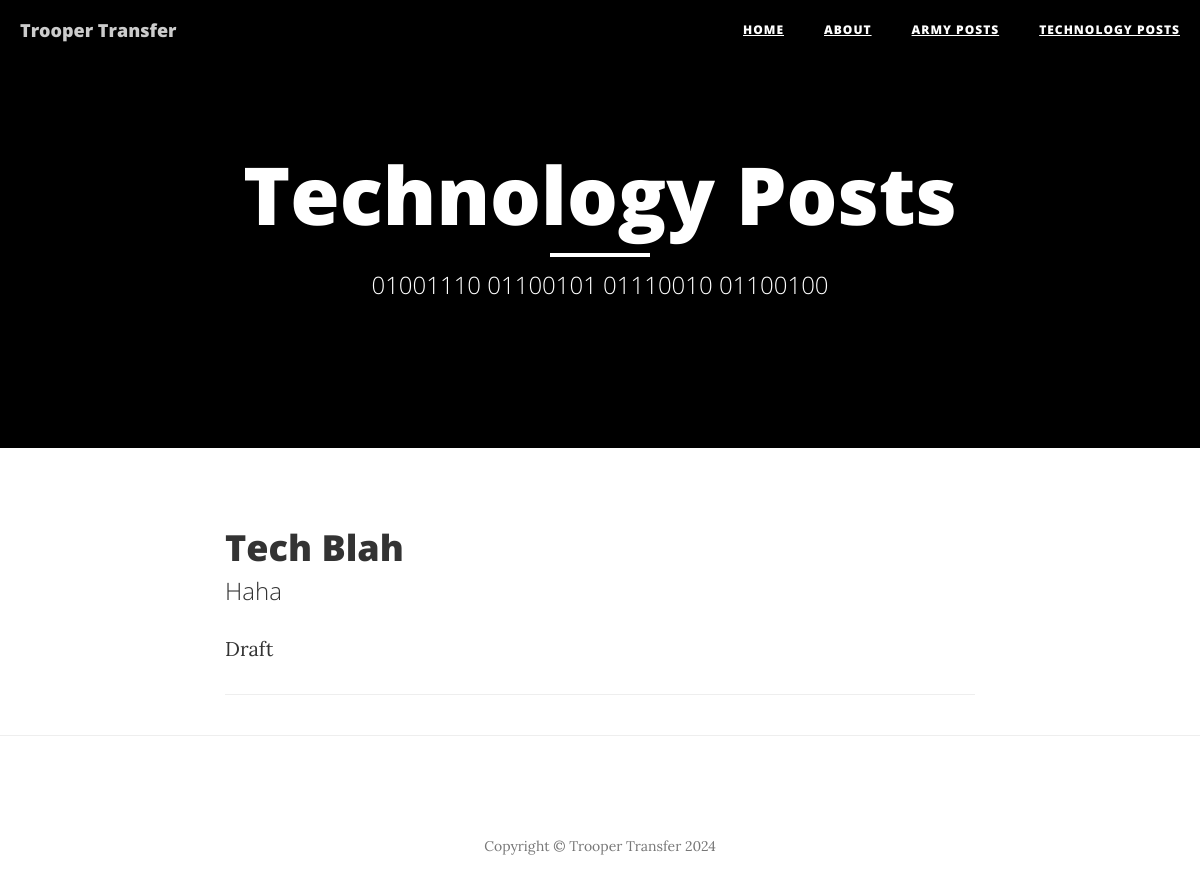
Page /tech/ (signed in) on the committed database.
### api/models.py (models this page shows, shortened)
class Post(models.Model):
    title = models.CharField(max_length=200, unique=True)
    slug = models.SlugField(max_length=200, unique=True)
    subtitle = models.CharField(max_length=200)
    author = models.ForeignKey(User, on_delete= models.CASCADE, related_name='blog_posts')
    updated_on = models.DateTimeField(auto_now= True)
    content = models.TextField()
    created_on = models.DateTimeField(auto_now_add=True)
    status = models.IntegerField(choices=STATUS, default=0)
    thread = models.IntegerField(choices=THREAD, default=0)
    class Meta:
        ordering = ['-created_on']

### api/views.py (the view)
# urls.py: path('tech/', views.PostList.as_view(thread=1, template_name='api/tech_list.html'), name='tech'),
class PostList(generic.ListView):
	template_name = 'api/army_list.html'
	thread = 0
	def get_queryset(self):
		if(self.request.user.groups.filter(name='Editor').exists()):
			return Post.objects.filter(thread=self.thread).order_by('-created_on')
		return Post.objects.filter(status=1, thread=self.thread).order_by('-created_on')

### api/templates/api/tech_list.html
{% extends "api/base.html" %}
{% block content %}
    <header class="intro-header" style="background-color: black">
        <div class="container">
            <div class="row">
                <div class="col-lg-8 col-lg-offset-2 col-md-10 col-md-offset-1">
                    <div class="site-heading">
                        <h1>Technology Posts</h1>
                        <hr class="small">
                        <span class="subheading">01001110 01100101 01110010 01100100</span>
                    </div>
                </div>
            </div>
        </div>
    </header>
    <div class="container">
        <div class="row">
            <div class="col-lg-8 col-lg-offset-2 col-md-10 col-md-offset-1">
                {% for post in post_list %}
                <div class="post-preview">
                    <a href="{% url 'post_detail' post.slug %}">
                        <h2 class="post-title">{{ post.title }}</h2>
                        <h3 class="post-subtitle">{{ post.subtitle }}</h3>
                    </a>
                    {% if post.status == 0 %}
                        <p>Draft</p>
                    {% elif post.status == 1 %}
                        <p class="post-meta">Posted by <a href="#">{{ post.author.first_name }} {{ post.author.last_name }}</a> on {{ post.created_on }}</p>
                    {% endif %}
                </div>
                <hr>
                {% endfor %}
            </div>
        </div>
    </div>
    <hr>
{% endblock content %}

### rows in the picture
Post: title "Tech Blah", subtitle "Haha", status "Draft"
